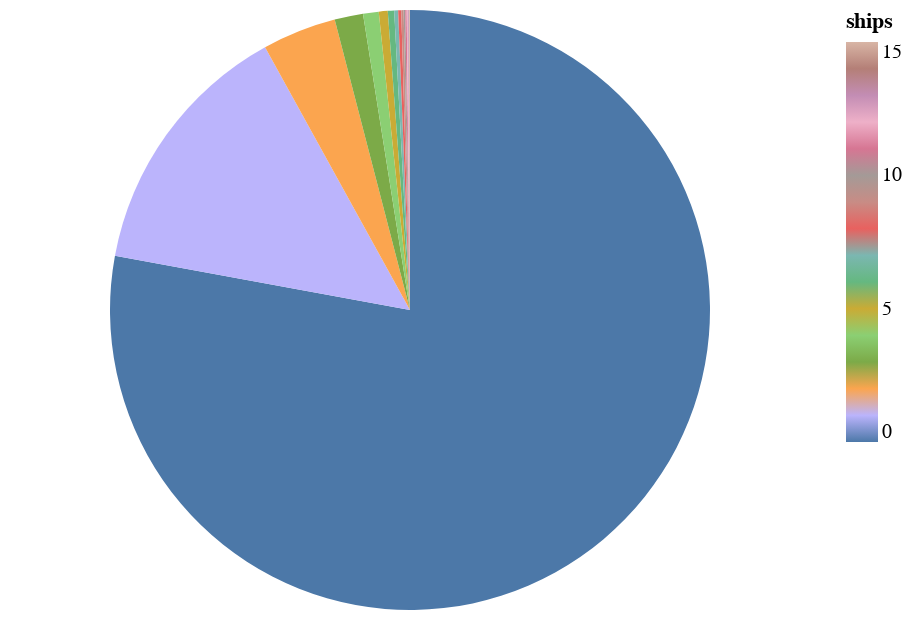

Notebook code cell kept with this figure:
### Markdown cell above
# Short EDA
<br>We shoud understand how many images with detected ships we have in initial dataset</br>

### Code cell
ships_count = pd.DataFrame()
ships_count["ships"] = ships_dfrm['AmountOfShips'].value_counts().index
ships_count["count"] = ships_dfrm['AmountOfShips'].value_counts().values
alt.Chart(ships_count).mark_arc().encode(
    theta="count",
    color=alt.Color("ships", scale=alt.Scale(scheme='tableau20'))
)

### Figure 1 — Vega-Lite specification as saved in the notebook (floating-point values rounded to 4 significant figures)
{"config": {"view": {"continuousWidth": 400, "continuousHeight": 300}}, "data": {"name": "data-71eb45fd6d37f1898dd1f4a5215f7ffe"}, "mark": "arc", "encoding": {"color": {"field": "ships", "scale": {"scheme": "tableau20"}, "type": "quantitative"}, "theta": {"field": "count", "type": "quantitative"}}, "$schema": "https://vega.github.io/schema/vega-lite/v4.17.0.json", "datasets": {"data-71eb45fd6d37f1898dd1f4a5215f7ffe": [{"ships": 0, "count": 150000}, {"ships": 1, "count": 27104}, {"ships": 2, "count": 7674}, {"ships": 3, "count": 2954}, {"ships": 4, "count": 1622}, {"ships": 5, "count": 925}, {"ships": 6, "count": 657}, {"ships": 7, "count": 406}, {"ships": 8, "count": 318}, {"ships": 9, "count": 243}, {"ships": 10, "count": 168}, {"ships": 11, "count": 144}, {"ships": 12, "count": 124}, {"ships": 14, "count": 76}, {"ships": 13, "count": 75}, {"ships": 15, "count": 66}]}}
